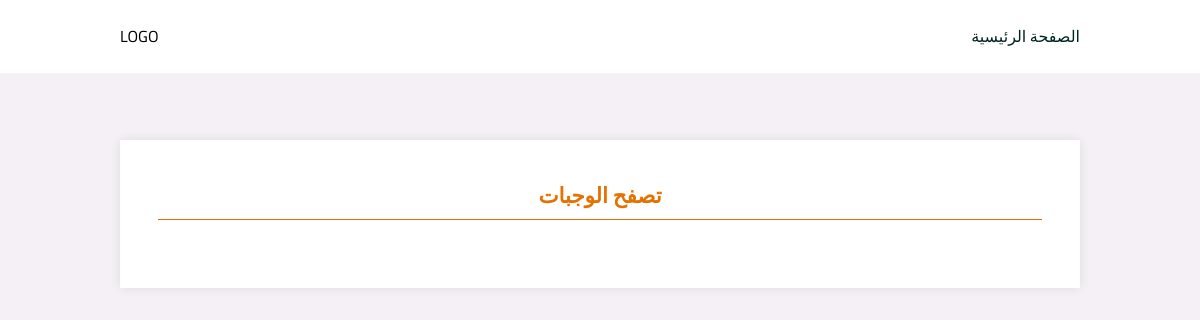
The app's page /meals, older data.
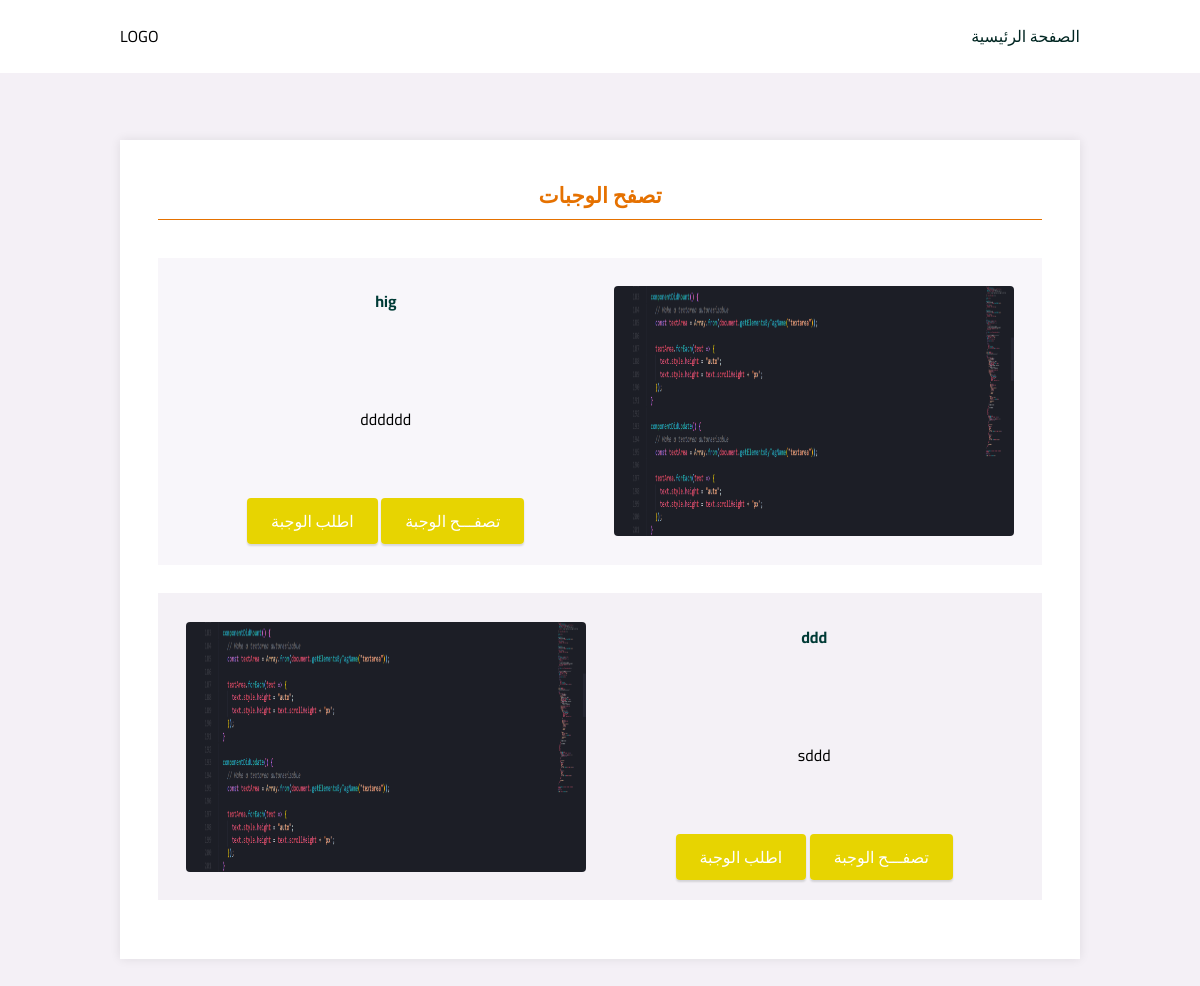
The same page, newer data.
### main.py (models this page shows)
class Meals(db.Model):
    id = db.Column(db.Integer, primary_key=True, autoincrement=True)
    name = db.Column(db.String(50), nullable=False)
    desc = db.Column(db.Text)
    price = db.Column(db.Numeric(10, 2))
    requests = db.relationship('Requests', backref='meal')
    photo_id = db.Column(db.Integer, db.ForeignKey('photos.id'))

class Photos(db.Model):
    id = db.Column(db.Integer, primary_key=True, autoincrement=True)
    url = db.Column(db.Text, nullable=False)
    meals = db.relationship('Meals', backref='photo')

### main.py (the view)
@app.route('/meals')
def show_meals_for_user():
    meals = o.get_all_meal()
    return render_template('show-meals-for-users.html', meals=meals)

### main.py (called while the page is built)
    def get_all_meal(self):
        return Meals.query.all()

### templates/show-meals-for-users.html (shortened to what this page needs)
<!DOCTYPE html>
<html lang="en">
  <head>
    <link
      href="{{ url_for('static', filename='style/style.css') }}"
      rel="stylesheet"
    />
  </head>
  <body>
    <header id="header">
      <p>LOGO</p>
      <nav class="header-nav">
        <a href="/">الصفحة الرئيسية</a>
      </nav>
    </header>
    <main id="main-meals">
      <section class="meals-container">
        <p>تصفح الوجبات</p>
        {% for meal in meals %}
        <div class="meal">
          <img src="{{ meal.photo.url }}" />
          <div>
            <p class="meal-header">{{ meal.name }}</p>
            <p>{{ meal.desc }}</p>
            <div>
              <a href="{{url_for('meal_details',id = meal.id)}}"
                >تصفـــح الوجبة</a
              >
              <a href="{{url_for('request_meal',id = meal.id)}}">اطلب الوجبة</a>
            </div>
          </div>
        </div>
        {% endfor %}
      </section>
    </main>
  </body>
</html>

Row changes from the older to the newer data that the page shows:
added Meals: photo (picture), name "hig", desc "dddddd"
added Meals: photo (picture), name "ddd", desc "sddd"
